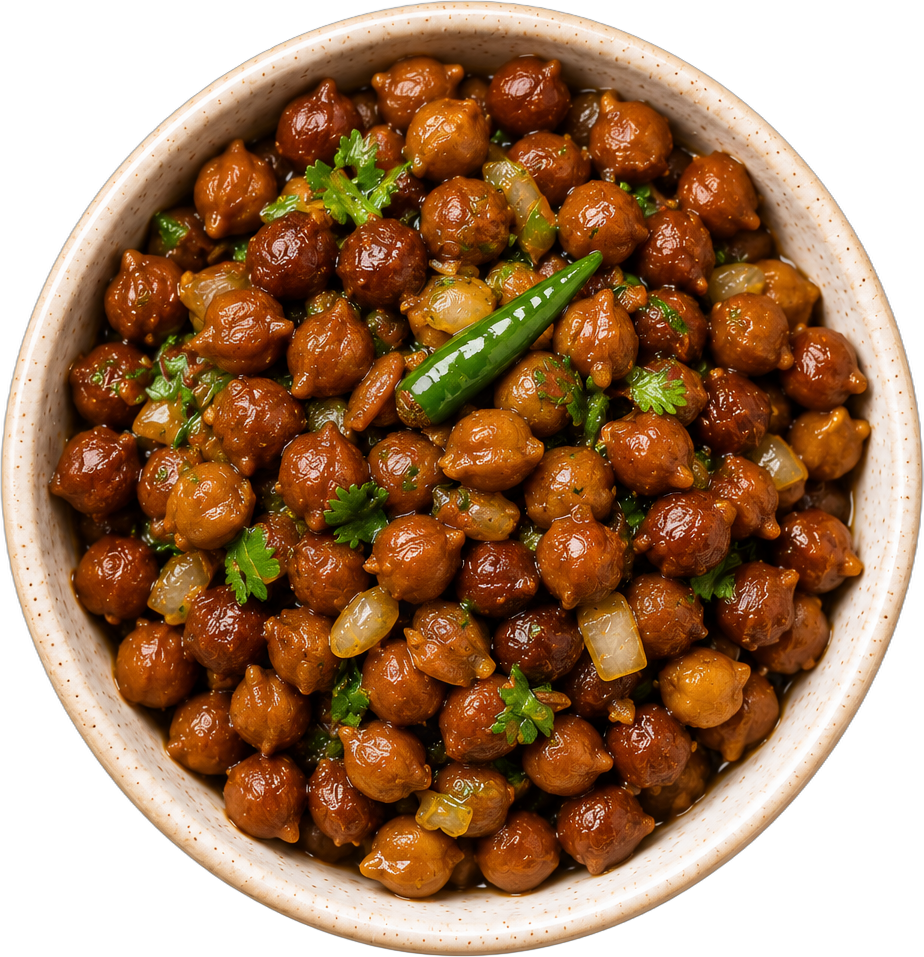
#> input picture bowl_chana_top.png, 924 x 957 px
$ python -i prep_plate.py   (imports and definitions only)
#> lines starting #> are read from the running program, lines starting #| are printed output that depends on the picture
#!/usr/bin/env python3
"""Resize a generated background plate to the frame once (cover + centre crop), saved as JPG.

Generated plates come in odd sizes (V4: 941x1672). Resize once to 1080x1920 (or an overscan size for
camera travel, e.g. 1404x2496, or a tall 1080x3840 strip for a tilt) and keep camera pushes <= 1.4 so they
stay sharp.

Usage:  python3 prep_plate.py IN.png OUT.jpg [WIDTH HEIGHT]     (default 1080 1920)
        python3 prep_plate.py --all IN_DIR OUT_DIR [WIDTH HEIGHT]   (every B*.png / B*.jpg -> .jpg)
Needs: Pillow.
"""
import glob, os, sys
from PIL import Image


def prep(src, dst, W=1080, H=1920):
#> called with src = 'bowl_chana_top.png', dst = 'out.png', W = 1080, H = 1920
    im = Image.open(src).convert("RGB")
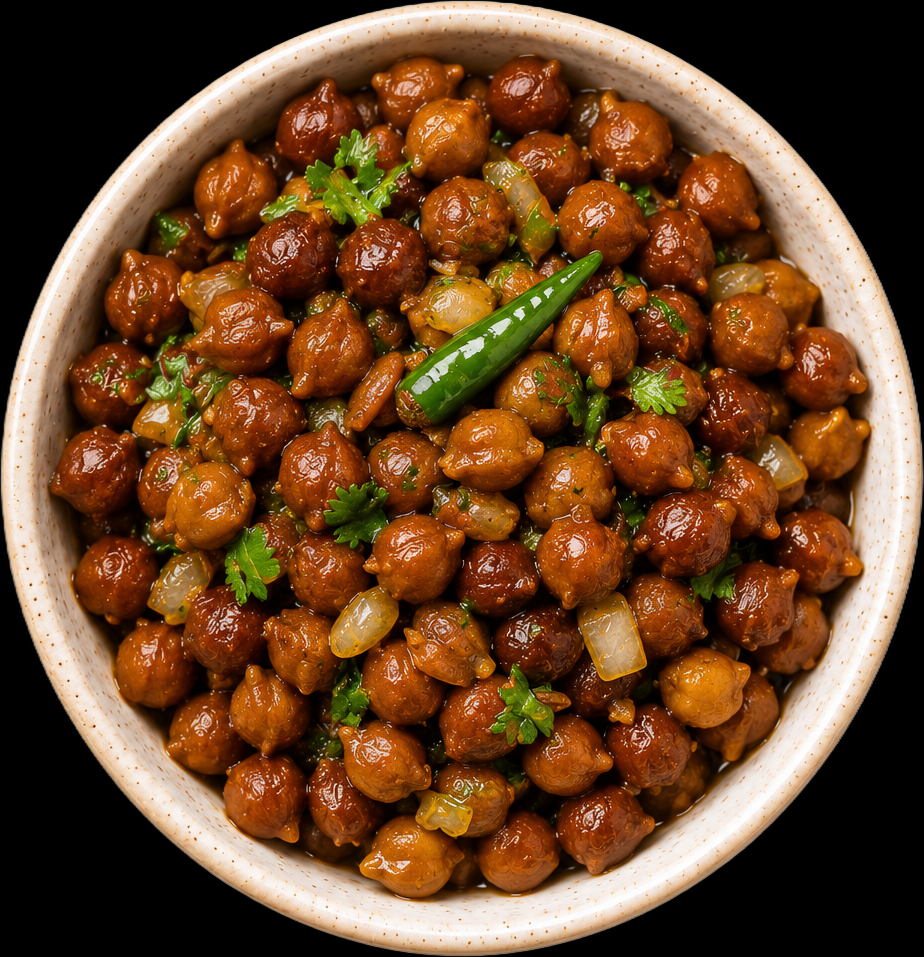
#> im: PIL image 924x957 RGB; mean R, G, B 105.9, 69.5, 39.6
    s = max(W / im.width, H / im.height)
#> s = 2.01
    im = im.resize((round(im.width * s), round(im.height * s)), Image.LANCZOS)
#> im: PIL image 1854x1920 RGB
    l, t = (im.width - W) // 2, (im.height - H) // 2
#> l = 387; t = 0
    im.crop((l, t, l + W, t + H)).save(dst, quality=92)
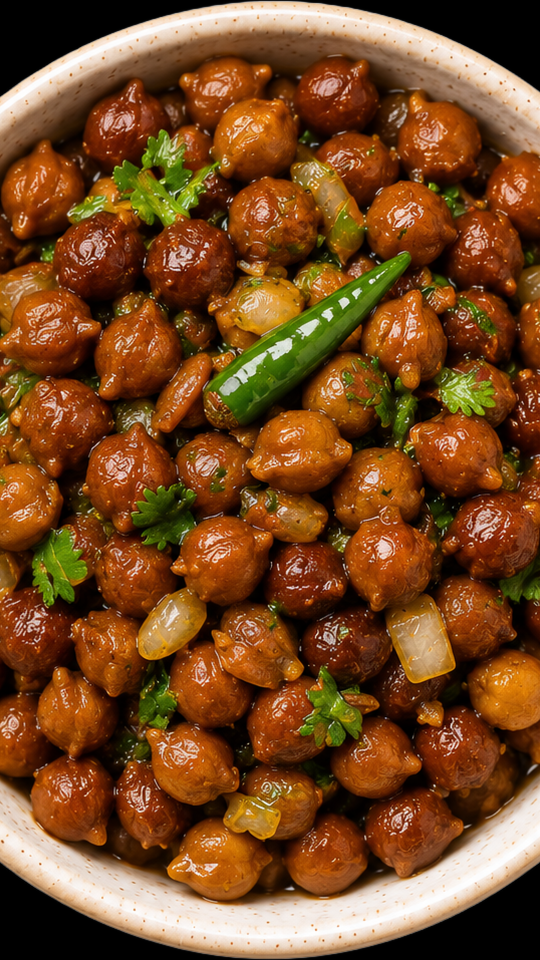
#> saved as out.png: PIL image 1080x1920 RGB (shown at 1/2 size); mean R, G, B 119.9, 73.7, 34.6
    note = "  (upscaled: keep pushes modest)" if s > 1.05 else ""
#> note = '  (upscaled: keep pushes modest)'
    print(f"{os.path.basename(src)} -> {dst} {W}x{H}{note}")
#| bowl_chana_top.png -> out.png 1080x1920  (upscaled: keep pushes modest)


# [11 lines not run here, left out]

>>> result = prep('bowl_chana_top.png', 'out.png')
